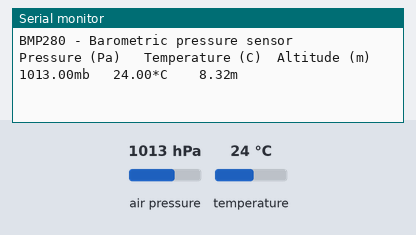
The sketch below on a simulated Arduino Uno, built with avr-gcc and run on an emulated ATmega328P. Parts: the last lines printed to the serial monitor. The inputs (shaded band) are chosen by the test bench; at power-on: air pressure 1013 hPa, temperature 24 °C.

Above: at 2.8 s.
2.9 s: air pressure set to 952 hPa
At 5.1 s:
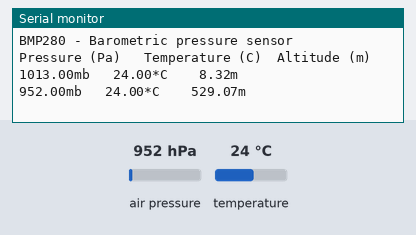
5.4 s: temperature set to 12 °C
At 7.0 s:
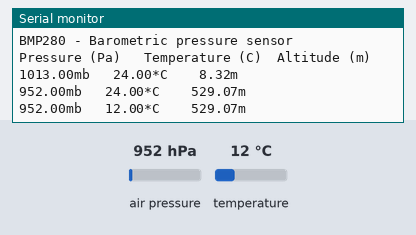
7.9 s: air pressure set to 975 hPa
At 8.7 s:
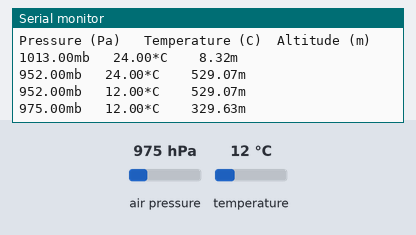
Timing chart, 0 to 10.9 s (numbered marks = the images above; inputs shaded):
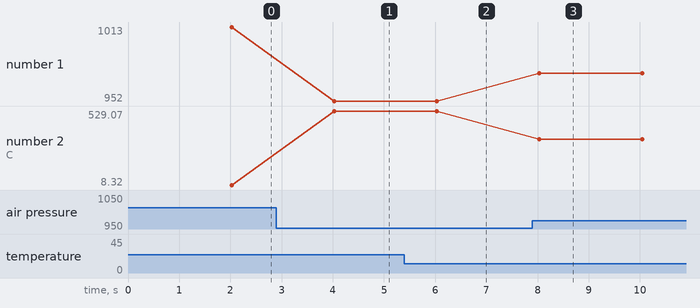

The sketch:

bmp280.ino
```cpp
/**
 * BMP280
 * https://www.denislab.com/2018/10/arduino-reading-bmp280-sensor.html
 *
 */

#include "Adafruit_BMP280.h"

// Change to your location sea level pressure (Nusa Dua, Bali, Indonesia).
#define SEALEVEL_PRESSURE 1014

// Use I2C, change BMP280_ADDRESS constant at Adafruit_BMP280.h to 0x76.
Adafruit_BMP280 bmp;


void setup() {
  // Use serial monitor as output.
  Serial.begin(9600);

  if (!bmp.begin()) {
    Serial.println("Could not find BMP280 sensor. Check wiring or I2C address!");
  }

  // Print heading.
  Serial.println("BMP280 - Barometric pressure sensor");
  Serial.println("Pressure (Pa)\t Temperature (C)\tAltitude (m)");

}

void loop() {
  // Delay between sensor readings.
 delay(2000);

 // Read sensor.
 float p = bmp.readPressure() / 100;  // Converted to mb, 1mb = 100hPa
 float t = bmp.readTemperature();
 float a = bmp.readAltitude(SEALEVEL_PRESSURE);

 // Output it to serial monitor.
 Serial.print(p);
 Serial.print("mb\t ");
 Serial.print(t);
 Serial.print("*C\t\t");
 Serial.print(a);
 Serial.println("m");
}
```

Measured:
- after the input at 2.9 s, the serial monitor: prints a new line after 1.1 s (image 1)
- after the input at 5.4 s, the serial monitor: prints a new line after 0.63 s (image 2)
- after the input at 7.9 s, the serial monitor: prints a new line after 0.14 s (image 3)
- plotted number 1: 1013 → 952 after the input at 2.9 s, 952 → 975 after the input at 7.9 s
- plotted number 2: 8.32 → 529.07 after the input at 2.9 s, 529.07 → 329.63 after the input at 7.9 s
